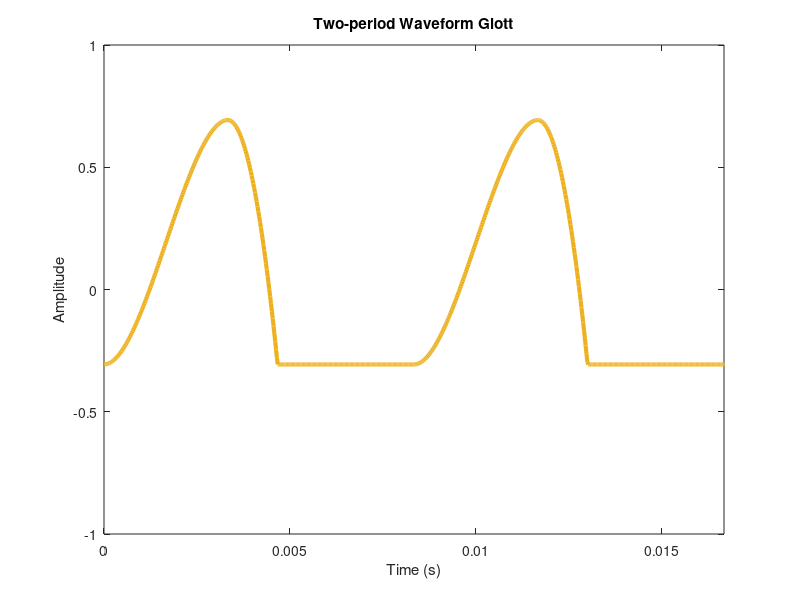

This chart was generated by the following MATLAB code: (Note: this script raises an error after producing the figure.)
clear all;
clc;
close;

#graphics_toolkit("gnuplot")
#plot([0 1 2],[0 1 2])
#close;
#graphics_toolkit("qt")
#set( 0, "defaultlinelinewidth",3)
#plot([0 1 2],[2 1 0])

Tp = 0.4
Tn = 0.16
glottPulse = @(x) (0).*((x<0)) + (3.*(x./Tp).^2 - 2.*(x./Tp).^3).*((0<=x) & (x<Tp)) + (1-((x-Tp)./Tn).^2).*((Tp<=x) & (x<Tp+Tn)) + (0).*((Tp+Tn<=x));
glott = @(x) (glottPulse(mod(x,1)) - 0.3066675142915666);

Fsflat = 44100*2;
Xflat100 = glott(100*linspace(0, 1, Fsflat));      #sets Xflat100 to calculate Yflat100 for normalizing spectrum later
Yflat100 = fft(Xflat100);      #sets initial Yflat100
Yflat100 = abs(Yflat100)./max(abs(Yflat100));
plot(linspace(0,Fsflat,Fsflat),abs(Yflat100))
axis([0 Fsflat/2])
axis([0 200])
YflatMatrix = reshape(Yflat100(50:Fsflat/2-mod(Fsflat/2-1,100)+148),100,length(50:Fsflat/2-mod(Fsflat/2-1,100)+148)/100);
[m, ~] = max(YflatMatrix);
line = plot(log2((1:length(m))),20*log10(m))

slopeMatrix = (20*log10(m(2:length(m))))./log2(2:length(m));                      #slope in Db/octave
slope = sum(slopeMatrix(2:length(slopeMatrix))/(length(slopeMatrix)-1));

-11.82548879493844     #avg slope over all points
-11.06519211255925     #avg slope 2:14
-11.79216929325847     #avg slope 16:256
-11.74645443336495     #avg slope 16:128
-11.61373259517425     #perfect slope at (50,m(50))

hold on
plot(log2(0:440),(20*log10(m(50))/log2(50))*log2(0:440))
hold off

clf
curve = plot(1:length(m),m)
axis([0 10])
hold on
ndegree = 60;
p = polyfit(1:150,m(1:150),ndegree)

pdomain = 1:0.1:60;
#plot(pdomain,1./polyval(p,pdomain))
flat = @(f) polyval(p,f).*f<50 + f.*f>=50

plot(pdomain, flat(pdomain))
#This is where to loop program on UI update! Before this line is loading screen

Fs=44100;           #sampling rate
T=1/Fs;             #period
L=Fs*2;             #length of domain in samples
#L=length(X)
t=(0:L-1)*T;        #time in seconds
f0=120;             #fundamental frequency
N=50;               #number of iterations

#X = audioread('source.wav');
#X = horzcat(X',zeros(1,(L-length(X))));

#X=0;
#for n = 1:N
#  X=X+((10^(-6/20))^log2(n))*cos(f0*2*pi*t.*(n));
#endfor
#X=X.*0.95/max(X);

Tp=0.4
Tn=0.16
glottPulse = @(x) (0).*((x<0)) + (3.*(x./Tp).^2 - 2.*(x./Tp).^3).*((0<=x) & (x<Tp)) + (1-((x-Tp)./Tn).^2).*((Tp<=x) & (x<Tp+Tn)) + (0).*((Tp+Tn<=x));
glott = @(x) (glottPulse(mod(x,1)) - 0.3066675142915666);

X = glott(f0*t);

Xsum=0;
for n = 1:L
  Xsum = Xsum + X(n);      #ensuring the average of X is near 0
endfor
Xsum=Xsum/L;

waveform = plot(t,X,"linewidth",3);
axis([0 2/f0 -1 1])
xlabel("Time (s)")
ylabel("Amplitude")
title("Two-period Waveform Glott")
playX=audioplayer(X,Fs);
play(playX)
#audiowrite('GlottTest.wav',X,44100)

function transferFunct = formants(fh,F1,Q1,Db1)
  transferFunct =  10^(Db1/20) * (1+(fh./F1 - F1./fh).^2 * Q1^2).^-0.5;
endfunction

Y=fft(X);
Yh=Y(1:L/2);               #removes reflection of fft
f=Fs/L*(1:length(Y));      #frequency domain for fft
fh=Fs/L*(1:length(Yh));    #frequencies up to nyquist frequency

plot(fh,abs(Yh))
hold on
plot(fh,max(abs(Yh))*((10.^(-11.06519211255925/20)).^log2(fh./f0)))
hold on
plot(f0*(1:length(m)),max(abs(Yh))*m)
axis([0 2000 0 max(abs(Yh))])
xlabel("Frequecy (Hz)")
ylabel("Amplitude")
title("Spectrogram of Glott and 11.8 dB Rolloff")

#splitlength =
#raise Y peaks to same level

transform = formants(fh,500,10,0);      #linear plot of transform
plot(fh,transform)
axis([0 N*f0+f0])
xlabel("Frequency (Hz)")
ylabel("Amplitude")
title("Linear Plot of Transform")

plot(fh,20*log10(transform))
hold on
#plot(fh,log10(2^-0.5))

#spec = Yh*
